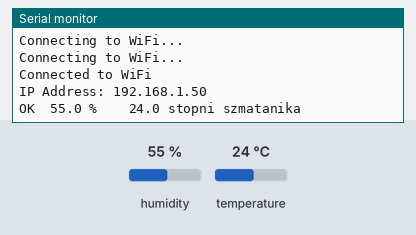
This program was run on a simulated ESP8266 (NodeMCU). Shown: the last lines printed to the serial monitor. The inputs (shaded band) are chosen by the test bench; at power-on: humidity 55 %, temperature 24 °C. WiFi joins after 1.5 s; servers stay silent unless stated.

Above: at 3.2 s.
3.3 s: humidity set to 22 %
At 4.4 s:
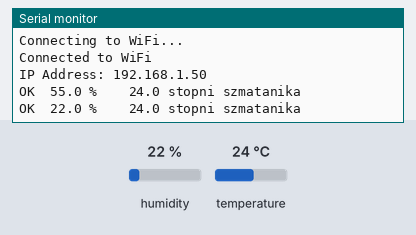
4.8 s: temperature set to 12 °C
At 5.6 s:
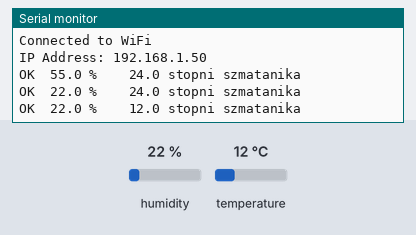
6.3 s: humidity set to 40 %
At 7.9 s:
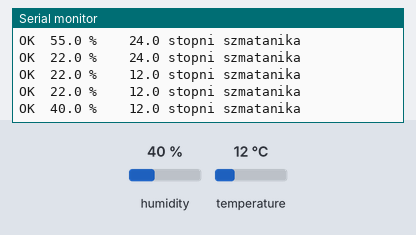
Timing chart, 0 to 9.4 s (numbered marks = the images above; inputs shaded):
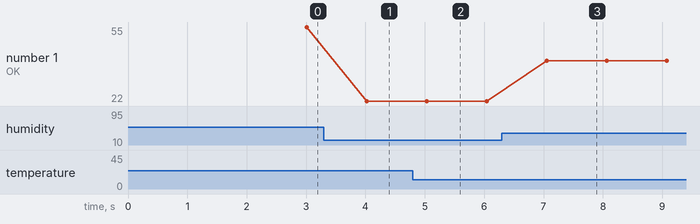

The program:

main.cpp
```cpp
#include "DHTesp.h"
#include <ESP8266WiFi.h>
#include <ESP8266WebServer.h>
const char* ssid = "Nigger";
const char* password = "ciis2929";
DHTesp dht;
ESP8266WebServer server(80);

void handleRoot(); // Deklaracja funkcji handleRoot przed jej użyciem

void setup() {
  Serial.begin(115200);
  WiFi.begin(ssid, password);
  while (WiFi.status() != WL_CONNECTED) {
    delay(1000);
    Serial.println("Connecting to WiFi...");
  }
  Serial.println("Connected to WiFi");

  Serial.print("IP Address: ");
  Serial.println(WiFi.localIP());

  server.on("/", handleRoot);
  server.begin();

  dht.setup(D1, DHTesp::DHT11);
}

void loop() {
  server.handleClient();

  delay(dht.getMinimumSamplingPeriod());

  float humidity = dht.getHumidity();
  float temperature = dht.getTemperature();

  Serial.print(dht.getStatusString());
  Serial.print("\t");
  Serial.print(humidity, 1);
  Serial.print(" %");
  Serial.print("\t\t");
  Serial.print(temperature, 1);
  Serial.print(" stopni szmatanika");
  Serial.print("\t\t");
  Serial.println();
}

void handleRoot() {
  float humidity = dht.getHumidity();
  float temperature = dht.getTemperature();

  String webpage = "<html><head><title>Odczyty DHT11</title><meta http-equiv=\"refresh\" content=\"2\"></head><body>";
  webpage += "<h1>Stacja pogodowa</h1>";
  webpage += "<h2> Tomasz Kotyla, Jakub Palazej</h2> ";
  webpage += "<p>Temperatura: " + String(temperature, 1) + " stopni szmatanika</p>";
  webpage += "<p>Wilgotnosc: " + String(humidity, 1) + " %</p>";
  webpage += "</body></html>";

  server.send(200, "text/html", webpage);
}
```

Measured:
- after the input at 3.3 s, the serial monitor: prints a new line after 0.72 s (image 1)
- after the input at 4.8 s, the serial monitor: prints a new line after 0.23 s (image 2)
- after the input at 6.3 s, the serial monitor: prints a new line after 0.76 s (image 3)
- plotted number 1: 55 → 22 after the input at 3.3 s, 22 → 40 after the input at 6.3 s
